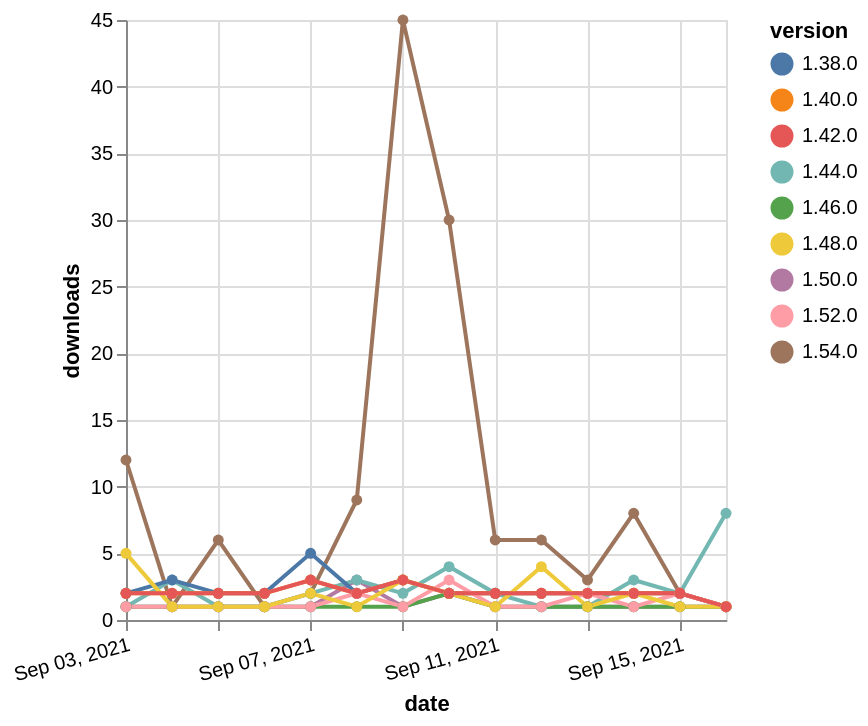

Write a Vega-Lite specification for this figure.
### Vega-Lite specification from a JSON file in a GitHub repository (floating-point values rounded to 4 significant figures)
{"$schema": "https://vega.github.io/schema/vega-lite/v5.json", "description": "A simple bar chart with embedded data.", "data": {"values": [{"date": "2021-09-03", "total": 552, "delta": 12, "version": "1.54.0"}, {"date": "2021-09-04", "total": 553, "delta": 1, "version": "1.54.0"}, {"date": "2021-09-05", "total": 559, "delta": 6, "version": "1.54.0"}, {"date": "2021-09-06", "total": 560, "delta": 1, "version": "1.54.0"}, {"date": "2021-09-07", "total": 562, "delta": 2, "version": "1.54.0"}, {"date": "2021-09-08", "total": 571, "delta": 9, "version": "1.54.0"}, {"date": "2021-09-09", "total": 616, "delta": 45, "version": "1.54.0"}, {"date": "2021-09-10", "total": 646, "delta": 30, "version": "1.54.0"}, {"date": "2021-09-11", "total": 652, "delta": 6, "version": "1.54.0"}, {"date": "2021-09-12", "total": 658, "delta": 6, "version": "1.54.0"}, {"date": "2021-09-13", "total": 661, "delta": 3, "version": "1.54.0"}, {"date": "2021-09-14", "total": 669, "delta": 8, "version": "1.54.0"}, {"date": "2021-09-15", "total": 671, "delta": 2, "version": "1.54.0"}, {"date": "2021-09-16", "total": 672, "delta": 1, "version": "1.54.0"}, {"date": "2021-09-03", "total": 411, "delta": 1, "version": "1.50.0"}, {"date": "2021-09-04", "total": 412, "delta": 1, "version": "1.50.0"}, {"date": "2021-09-05", "total": 413, "delta": 1, "version": "1.50.0"}, {"date": "2021-09-06", "total": 414, "delta": 1, "version": "1.50.0"}, {"date": "2021-09-07", "total": 415, "delta": 1, "version": "1.50.0"}, {"date": "2021-09-08", "total": 418, "delta": 3, "version": "1.50.0"}, {"date": "2021-09-09", "total": 419, "delta": 1, "version": "1.50.0"}, {"date": "2021-09-10", "total": 421, "delta": 2, "version": "1.50.0"}, {"date": "2021-09-11", "total": 422, "delta": 1, "version": "1.50.0"}, {"date": "2021-09-12", "total": 423, "delta": 1, "version": "1.50.0"}, {"date": "2021-09-13", "total": 424, "delta": 1, "version": "1.50.0"}, {"date": "2021-09-14", "total": 425, "delta": 1, "version": "1.50.0"}, {"date": "2021-09-15", "total": 426, "delta": 1, "version": "1.50.0"}, {"date": "2021-09-16", "total": 427, "delta": 1, "version": "1.50.0"}, {"date": "2021-09-03", "total": 2463, "delta": 1, "version": "1.44.0"}, {"date": "2021-09-04", "total": 2466, "delta": 3, "version": "1.44.0"}, {"date": "2021-09-05", "total": 2467, "delta": 1, "version": "1.44.0"}, {"date": "2021-09-06", "total": 2468, "delta": 1, "version": "1.44.0"}, {"date": "2021-09-07", "total": 2470, "delta": 2, "version": "1.44.0"}, {"date": "2021-09-08", "total": 2473, "delta": 3, "version": "1.44.0"}, {"date": "2021-09-09", "total": 2475, "delta": 2, "version": "1.44.0"}, {"date": "2021-09-10", "total": 2479, "delta": 4, "version": "1.44.0"}, {"date": "2021-09-11", "total": 2481, "delta": 2, "version": "1.44.0"}, {"date": "2021-09-12", "total": 2482, "delta": 1, "version": "1.44.0"}, {"date": "2021-09-13", "total": 2483, "delta": 1, "version": "1.44.0"}, {"date": "2021-09-14", "total": 2486, "delta": 3, "version": "1.44.0"}, {"date": "2021-09-15", "total": 2488, "delta": 2, "version": "1.44.0"}, {"date": "2021-09-16", "total": 2496, "delta": 8, "version": "1.44.0"}, {"date": "2021-09-03", "total": 4008, "delta": 2, "version": "1.38.0"}, {"date": "2021-09-04", "total": 4011, "delta": 3, "version": "1.38.0"}, {"date": "2021-09-05", "total": 4013, "delta": 2, "version": "1.38.0"}, {"date": "2021-09-06", "total": 4015, "delta": 2, "version": "1.38.0"}, {"date": "2021-09-07", "total": 4020, "delta": 5, "version": "1.38.0"}, {"date": "2021-09-08", "total": 4022, "delta": 2, "version": "1.38.0"}, {"date": "2021-09-09", "total": 4025, "delta": 3, "version": "1.38.0"}, {"date": "2021-09-10", "total": 4027, "delta": 2, "version": "1.38.0"}, {"date": "2021-09-11", "total": 4029, "delta": 2, "version": "1.38.0"}, {"date": "2021-09-12", "total": 4031, "delta": 2, "version": "1.38.0"}, {"date": "2021-09-13", "total": 4033, "delta": 2, "version": "1.38.0"}, {"date": "2021-09-14", "total": 4035, "delta": 2, "version": "1.38.0"}, {"date": "2021-09-15", "total": 4037, "delta": 2, "version": "1.38.0"}, {"date": "2021-09-16", "total": 4038, "delta": 1, "version": "1.38.0"}, {"date": "2021-09-03", "total": 5223, "delta": 2, "version": "1.40.0"}, {"date": "2021-09-04", "total": 5225, "delta": 2, "version": "1.40.0"}, {"date": "2021-09-05", "total": 5227, "delta": 2, "version": "1.40.0"}, {"date": "2021-09-06", "total": 5229, "delta": 2, "version": "1.40.0"}, {"date": "2021-09-07", "total": 5232, "delta": 3, "version": "1.40.0"}, {"date": "2021-09-08", "total": 5234, "delta": 2, "version": "1.40.0"}, {"date": "2021-09-09", "total": 5237, "delta": 3, "version": "1.40.0"}, {"date": "2021-09-10", "total": 5239, "delta": 2, "version": "1.40.0"}, {"date": "2021-09-11", "total": 5241, "delta": 2, "version": "1.40.0"}, {"date": "2021-09-12", "total": 5243, "delta": 2, "version": "1.40.0"}, {"date": "2021-09-13", "total": 5245, "delta": 2, "version": "1.40.0"}, {"date": "2021-09-14", "total": 5247, "delta": 2, "version": "1.40.0"}, {"date": "2021-09-15", "total": 5249, "delta": 2, "version": "1.40.0"}, {"date": "2021-09-16", "total": 5250, "delta": 1, "version": "1.40.0"}, {"date": "2021-09-03", "total": 665, "delta": 1, "version": "1.46.0"}, {"date": "2021-09-04", "total": 666, "delta": 1, "version": "1.46.0"}, {"date": "2021-09-05", "total": 667, "delta": 1, "version": "1.46.0"}, {"date": "2021-09-06", "total": 668, "delta": 1, "version": "1.46.0"}, {"date": "2021-09-07", "total": 669, "delta": 1, "version": "1.46.0"}, {"date": "2021-09-08", "total": 670, "delta": 1, "version": "1.46.0"}, {"date": "2021-09-09", "total": 671, "delta": 1, "version": "1.46.0"}, {"date": "2021-09-10", "total": 673, "delta": 2, "version": "1.46.0"}, {"date": "2021-09-11", "total": 674, "delta": 1, "version": "1.46.0"}, {"date": "2021-09-12", "total": 675, "delta": 1, "version": "1.46.0"}, {"date": "2021-09-13", "total": 676, "delta": 1, "version": "1.46.0"}, {"date": "2021-09-14", "total": 677, "delta": 1, "version": "1.46.0"}, {"date": "2021-09-15", "total": 678, "delta": 1, "version": "1.46.0"}, {"date": "2021-09-16", "total": 679, "delta": 1, "version": "1.46.0"}, {"date": "2021-09-03", "total": 1157, "delta": 1, "version": "1.52.0"}, {"date": "2021-09-04", "total": 1158, "delta": 1, "version": "1.52.0"}, {"date": "2021-09-05", "total": 1159, "delta": 1, "version": "1.52.0"}, {"date": "2021-09-06", "total": 1160, "delta": 1, "version": "1.52.0"}, {"date": "2021-09-07", "total": 1161, "delta": 1, "version": "1.52.0"}, {"date": "2021-09-08", "total": 1163, "delta": 2, "version": "1.52.0"}, {"date": "2021-09-09", "total": 1164, "delta": 1, "version": "1.52.0"}, {"date": "2021-09-10", "total": 1167, "delta": 3, "version": "1.52.0"}, {"date": "2021-09-11", "total": 1168, "delta": 1, "version": "1.52.0"}, {"date": "2021-09-12", "total": 1169, "delta": 1, "version": "1.52.0"}, {"date": "2021-09-13", "total": 1171, "delta": 2, "version": "1.52.0"}, {"date": "2021-09-14", "total": 1172, "delta": 1, "version": "1.52.0"}, {"date": "2021-09-15", "total": 1174, "delta": 2, "version": "1.52.0"}, {"date": "2021-09-16", "total": 1175, "delta": 1, "version": "1.52.0"}, {"date": "2021-09-03", "total": 834, "delta": 5, "version": "1.48.0"}, {"date": "2021-09-04", "total": 835, "delta": 1, "version": "1.48.0"}, {"date": "2021-09-05", "total": 836, "delta": 1, "version": "1.48.0"}, {"date": "2021-09-06", "total": 837, "delta": 1, "version": "1.48.0"}, {"date": "2021-09-07", "total": 839, "delta": 2, "version": "1.48.0"}, {"date": "2021-09-08", "total": 840, "delta": 1, "version": "1.48.0"}, {"date": "2021-09-09", "total": 843, "delta": 3, "version": "1.48.0"}, {"date": "2021-09-10", "total": 845, "delta": 2, "version": "1.48.0"}, {"date": "2021-09-11", "total": 846, "delta": 1, "version": "1.48.0"}, {"date": "2021-09-12", "total": 850, "delta": 4, "version": "1.48.0"}, {"date": "2021-09-13", "total": 851, "delta": 1, "version": "1.48.0"}, {"date": "2021-09-14", "total": 853, "delta": 2, "version": "1.48.0"}, {"date": "2021-09-15", "total": 854, "delta": 1, "version": "1.48.0"}, {"date": "2021-09-16", "total": 855, "delta": 1, "version": "1.48.0"}, {"date": "2021-09-03", "total": 2452, "delta": 2, "version": "1.42.0"}, {"date": "2021-09-04", "total": 2454, "delta": 2, "version": "1.42.0"}, {"date": "2021-09-05", "total": 2456, "delta": 2, "version": "1.42.0"}, {"date": "2021-09-06", "total": 2458, "delta": 2, "version": "1.42.0"}, {"date": "2021-09-07", "total": 2461, "delta": 3, "version": "1.42.0"}, {"date": "2021-09-08", "total": 2463, "delta": 2, "version": "1.42.0"}, {"date": "2021-09-09", "total": 2466, "delta": 3, "version": "1.42.0"}, {"date": "2021-09-10", "total": 2468, "delta": 2, "version": "1.42.0"}, {"date": "2021-09-11", "total": 2470, "delta": 2, "version": "1.42.0"}, {"date": "2021-09-12", "total": 2472, "delta": 2, "version": "1.42.0"}, {"date": "2021-09-13", "total": 2474, "delta": 2, "version": "1.42.0"}, {"date": "2021-09-14", "total": 2476, "delta": 2, "version": "1.42.0"}, {"date": "2021-09-15", "total": 2478, "delta": 2, "version": "1.42.0"}, {"date": "2021-09-16", "total": 2479, "delta": 1, "version": "1.42.0"}]}, "width": "container", "mark": {"type": "line", "point": {"filled": true}}, "encoding": {"x": {"field": "date", "type": "temporal", "timeUnit": "yearmonthdate", "title": "date", "axis": {"labelAngle": -15}}, "y": {"field": "delta", "type": "quantitative", "title": "downloads"}, "color": {"field": "version", "type": "nominal"}, "tooltip": {"field": "delta"}}}
